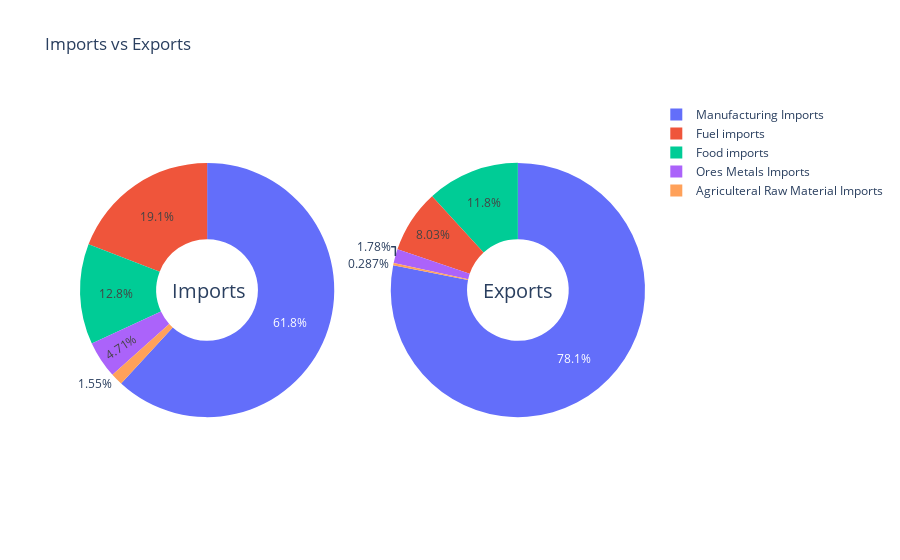

The notebook cell this image was saved under:
### Code cell
from plotly.subplots import make_subplots

fig = make_subplots(rows=1, cols=2, specs=[[{'type':'domain'}, {'type':'domain'}]])
fig.add_trace(go.Pie(labels=labels_im, values=values_im, name="Imports"),1, 1)
fig.add_trace(go.Pie(labels=labels_im, values=values_ex, name="Exports"), 1, 2)

# Use `hole` to create a donut-like pie chart
fig.update_traces(hole=.4, hoverinfo="label+percent+name")

fig.update_layout(
    title_text="Imports vs Exports",
    # Add annotations in the center of the donut pies.
    annotations=[dict(text='Imports', x=0.16, y=0.5, font_size=20, showarrow=False),
                 dict(text='Exports', x=0.84, y=0.5, font_size=20, showarrow=False)])
fig.show()

### Figure 1 — Plotly figure (JSON) as saved in the notebook; plotly's stock layout.template omitted (floating-point values rounded to 4 significant figures)
{"data": [{"domain": {"x": [0, 0.45], "y": [0, 1]}, "hole": 0.4, "hoverinfo": "label+percent+name", "labels": ["Agriculteral Raw Material Imports", "Food imports", "Fuel imports", "Manufacturing Imports", "Ores Metals Imports"], "name": "Imports", "type": "pie", "values": [1.544, 12.76, 19.12, 61.76, 4.71]}, {"domain": {"x": [0.55, 1], "y": [0, 1]}, "hole": 0.4, "hoverinfo": "label+percent+name", "labels": ["Agriculteral Raw Material Imports", "Food imports", "Fuel imports", "Manufacturing Imports", "Ores Metals Imports"], "name": "Exports", "type": "pie", "values": [0.2868, 11.79, 8.027, 78.1, 1.776]}], "layout": {"annotations": [{"font": {"size": 20}, "showarrow": false, "text": "Imports", "x": 0.16, "y": 0.5}, {"font": {"size": 20}, "showarrow": false, "text": "Exports", "x": 0.84, "y": 0.5}], "title": {"text": "Imports vs Exports"}}}
